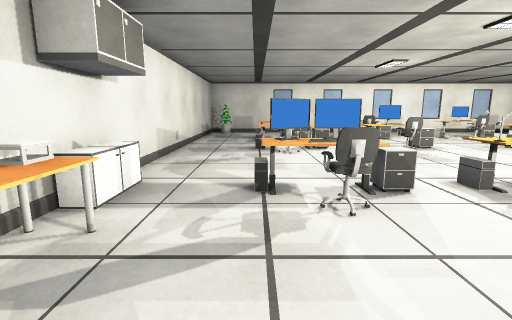
View 1 (above)

16 first-person views from a walk through a 3-D level made in the Unity game engine. The camera is 1.3 m above the floor, tilts 10° down and sees 85° across. The floor is counted in squares, 1 m on a side. Each view is taken from the middle of a square. On the plan, view 1 faces up. The plan holds only what a view shows up to about 13 squares ahead; the rest is blank. The place goes on beyond the plan. The player character is not drawn.

View 2
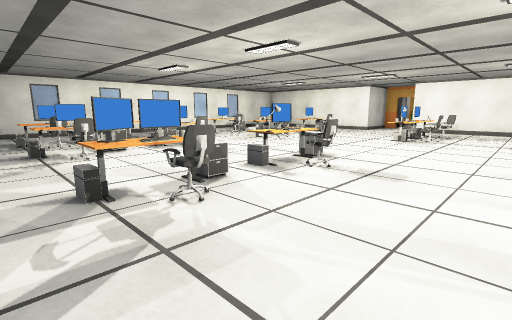

View 3
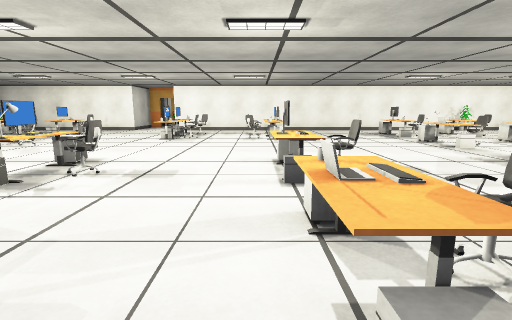

View 4
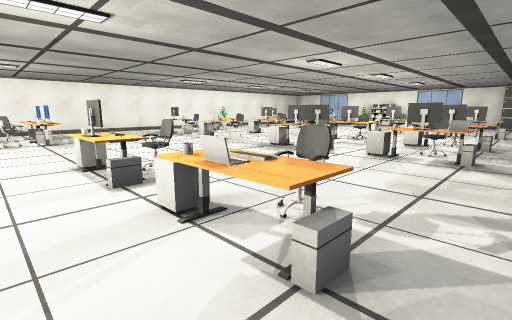

View 5
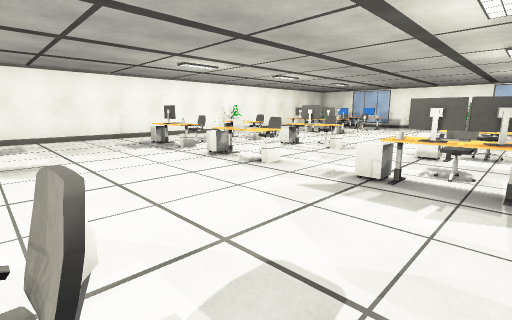

View 6
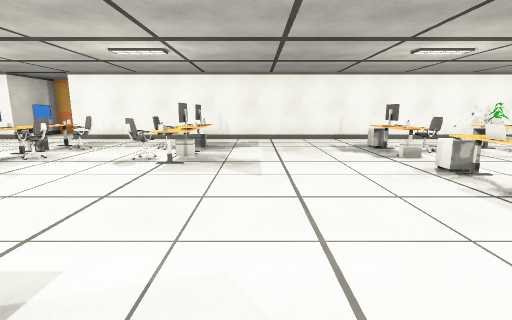

View 7
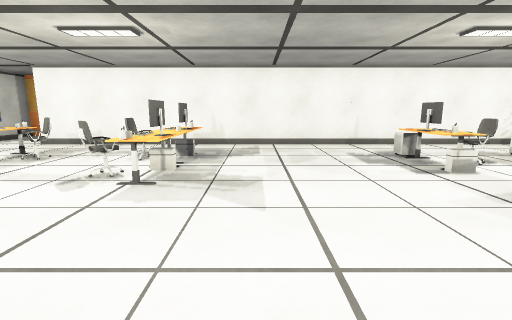

View 8
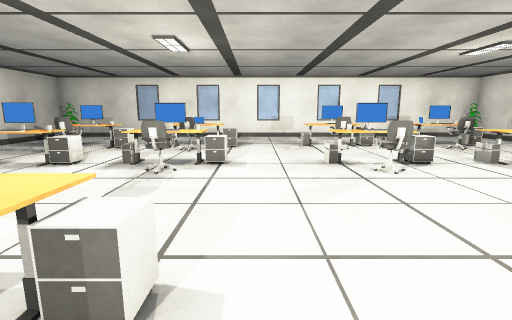

View 9
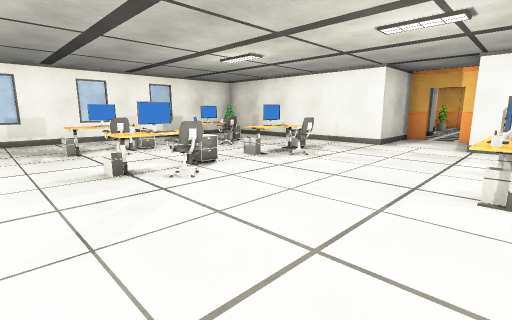

View 10
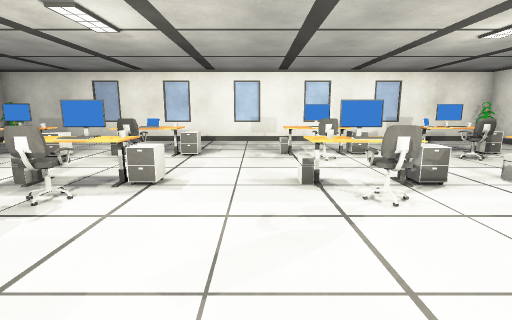

View 11
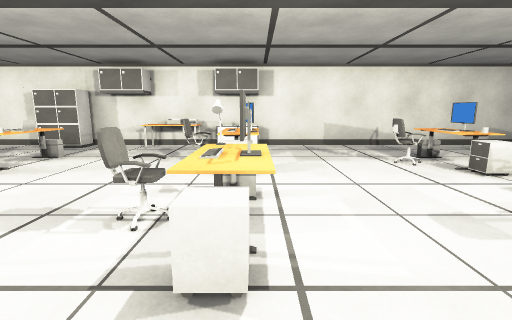

View 12
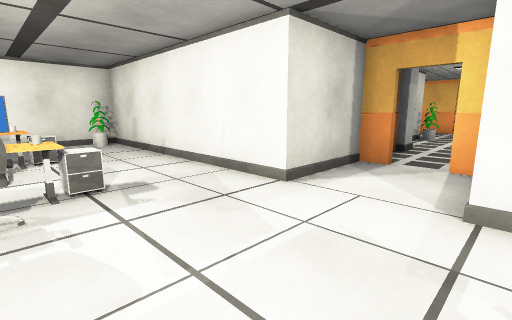

View 13
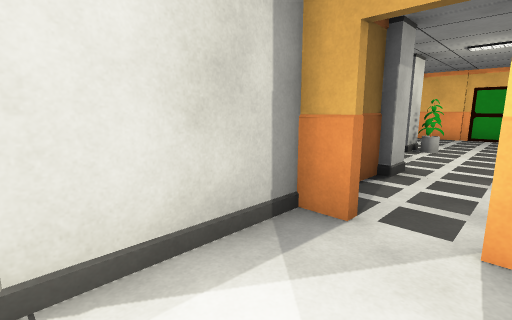

View 14
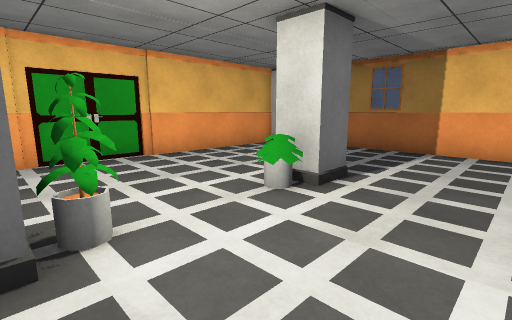

View 15
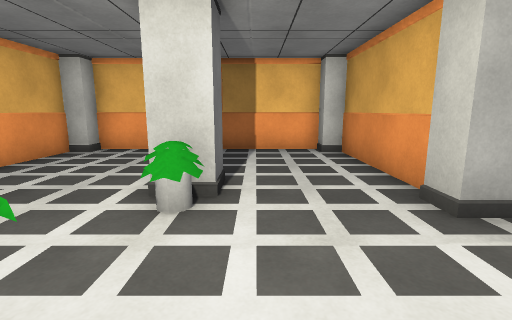

View 16
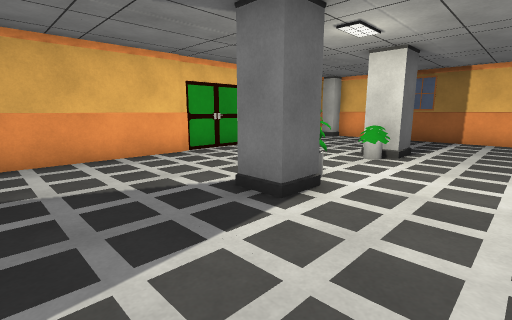

### Floor plan
Points are (right, up) in squares from view 1. A wall is a line through its corners. A room is listed if a view was taken in it or the views show most of it. See-through windows are left out.
Room 1 (views 1, 2, 3, 4, 5, 6, 7, 8, 9, 10, 11, 12, 13)
walls: (-2.7, -3.2) (-2.7, -4.9); (21, 5.8) (21, 6.2); (21, 8.2) (18, 8.2) (18, 17.2) (-2.7, 17.2) (-2.7, -1.4); (18, -12.5) (18, 5.5)
ways out: opening at (20, 7) to room 2
objects: cabinet (-2, -3) to (-2, -1); other object (-2, 1); other object (-2, 2); other object (-2, 3); cabinet (-2, 4) to (-2, 5); other object (-2, 16); other object (0, -10); other object (0, -8); laptop (0, -7); other object (0, -1); other object (0, 4); monitor (0, 5) to (1, 5); other object (0, 10); other object (1, -12); monitor (1, -10); chair (1, -9); other object (1, -8); monitor (1, -7); chair (1, -2); laptop (1, -1); chair (1, 3); other object (1, 4); chair (1, 9); monitor (1, 10); chair (1, 12); other object (1, 13); monitor (1, 14); cabinet (2, -11); other object (2, -10); cabinet (2, -8); other object (2, -7); cabinet (2, -1); cabinet (2, 4); other object (2, 5); cabinet (2, 10); other object (2, 12); cabinet (2, 13); other object (3, -1); other object (3, 10); other object (3, 13); other object (4, -10); other object (4, -8); monitor (4, -7); other object (4, -1) to (6, 0); other object (4, 4) to (4, 5); other object (4, 10); other object (4, 13) to (4, 14); chair (5, -12); other object (5, -11); monitor (5, -10); chair (5, -9); other object (5, -8); monitor (5, -7); chair (5, -2); monitor (5, -1); chair (5, 3); keyboard (5, 4); monitor (5, 5); chair (5, 9); other object (5, 10); monitor (5, 11); chair (5, 12); other object (5, 13); other object (5, 14); other object (6, -11); cabinet (6, -8); other object (6, -7); cabinet (6, -1); cabinet (6, 5); cabinet (6, 10); cabinet (6, 13); other object (6, 14); cabinet (7, -11); other object (7, -1); other object (9, -11); other object (9, -8) to (9, -7); other object (9, 10); other object (9, 13) to (9, 14); chair (10, -12); monitor (10, -11); chair (10, -9); other object (10, -8); laptop (10, -7); chair (10, 9); monitor (10, 10); chair (10, 12); other object (10, 13); monitor (10, 14); cabinet (11, -11); cabinet (11, -8) to (11, -7); other object (11, -1); cabinet (11, 10); cabinet (11, 13); other object (12, -11); other object (12, -1); chair (12, 0) to (13, 0); other object (12, 4); other object (13, -11); other object (13, -8); other object (13, -7); other object (13, -1); chair (13, 3); monitor (13, 4); other object (13, 10); other object (13, 13) to (13, 14); other object (14, -11); chair (14, -9); other object (14, -8); monitor (14, -7); other object (14, -1); chair (14, 0) to (15, 0); chair (14, 3) to (15, 3); other object (14, 4); chair (14, 9); other object (14, 10); monitor (14, 11); chair (14, 12); other object (14, 13); monitor (14, 14); cabinet (15, -11); cabinet (15, -8) to (15, -7); monitor (15, -1); monitor (15, 4); other object (15, 5); other object (15, 10); cabinet (15, 13); other object (15, 14); other object (16, -11); other object (16, 4); cabinet (16, 10); other object (17, 16)
Room 2 (views 14, 15, 16)
walls: (24.2, 4.6) (24.2, 0); (23.5, 8.2) (22.9, 8.2); (33, 8) (33, 12.7); (33.2, 5.5) (33.2, 8.1); (21, 7.4) (21, 8.2); (24.8, -0.6) (32.4, -0.6); (33, 0) (33, 5.6)
ways out: opening at (20, 7) to room 1
objects: pillar (24, 5) to (24, 6); pillar (24, 8) to (24, 9); pillar (25, 0); pillar (28, 4); other object (28, 5); other object (28, 8); pillar (28, 9) to (28, 10); pillar (32, 0)

Positions as (right, up) in squares from view 1, and headings:
1: (0, 0), facing up
2: (-1, 0), facing up-right
3: (-1, 0), facing right
4: (-1, 1), facing down-right
5: (4, -2), facing down-right
6: (5, -3), facing right
7: (7, -3), facing right
8: (7, 3), facing up
9: (7, 4), facing up-right
10: (8, 5), facing up
11: (8, 5), facing left
12: (14, 5), facing up-right
13: (18, 6), facing up-right
14: (25, 9), facing down-right
15: (27, 9), facing down
16: (25, 13), facing down-right
